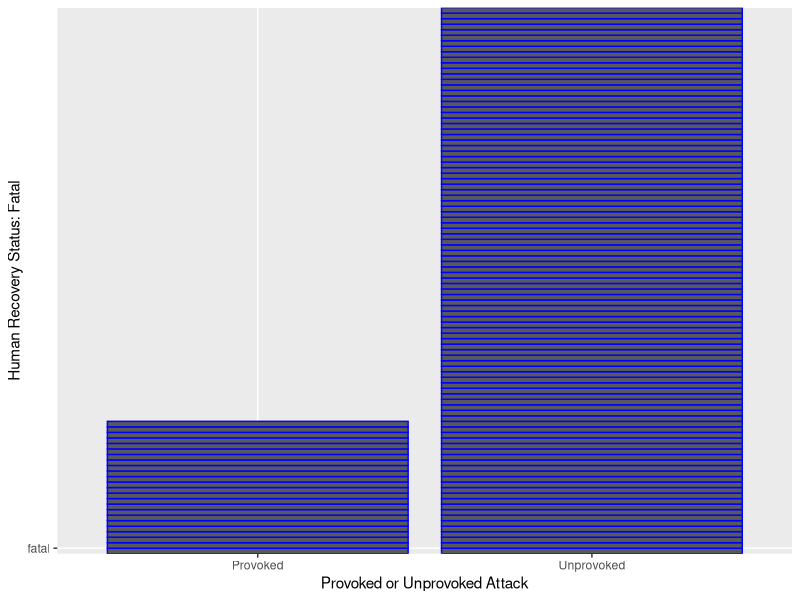
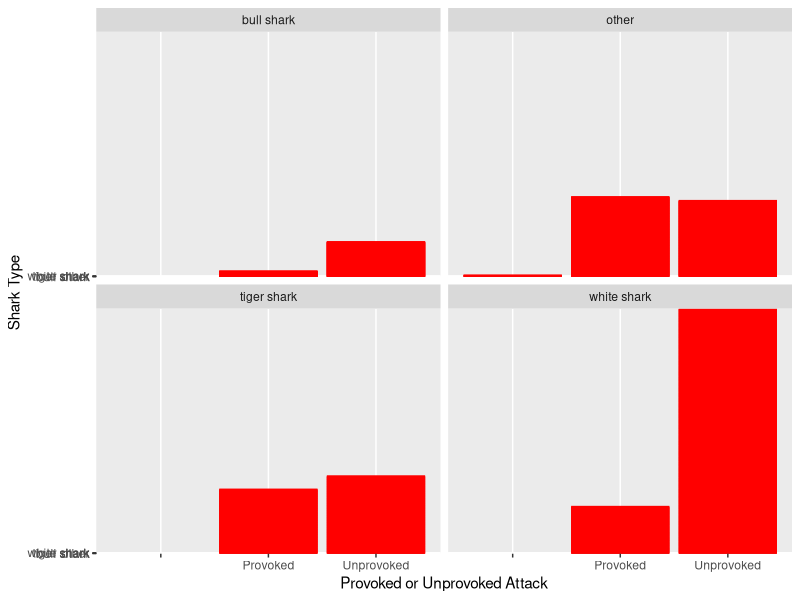

Here is the R script that generated these plots, in order:
# CODE FOR CECE-SHARKS PROJECT
# BASED ON DATA FROM AUSTRALIAN SHARK INCIDENT DATABASE

# R-packages required (copied from original database README file)
  # *** Uncomment following install.packages lines if you need to install ***
# install.packages("ggplot2")
# install.packages("dplyr")
# install.packages("forcats")
# install.packages("leaflet")
# install.packages("viridis")
# install.packages("scales")
# install.packages("ggmap")
# install.packages("gridExtra")
# install.packages("rgdal")
# install.packages("magrittr")
# install.packages("tibble")
# install.packages("ozmaps")
# install.packages("ggpubr")
#install.packages("rmarkdown")

library(ggplot2)
library(dplyr)
# library(forcats)
# library(leaflet)
# library(viridis)
# library(scales)
# library(ggmap)
# library(gridExtra)
# library(rgdal)
# library(magrittr)
# library(tibble)
# library(ozmaps)
# library(ggpubr)
# library(rmarkdown)

# Adding in data
top_sharks <- read.csv("AustralianSharkIncidentDatabase-main/data/top.sharks.csv")

# Answering the questions 
  # 1. Is there a correlation between if an attack is provoked and if the person was killed?

filtered_data_recovery <- select(top_sharks, Recovery.status, Provoked.unprovoked)
fatality_data <- filter(filtered_data_recovery, Recovery.status == "fatal", Provoked.unprovoked == c("Provoked", "Unprovoked"))

ggplot(data = fatality_data, mapping = aes(x = Provoked.unprovoked, y = Recovery.status)) +
  geom_bar(stat="identity", color="blue") +
  labs(x= "Provoked or Unprovoked Attack", y= "Human Recovery Status: Fatal")

  # 2. What kind of shark is most likely to participate in a provoked vs an unprovoked attack?

filtered_data_sharks <- select(top_sharks, Shark.common.name, Provoked.unprovoked)

ggplot(data=filtered_data_sharks, mapping = aes(x = Provoked.unprovoked, y = Shark.common.name)) +
  geom_bar(stat="identity", color="red", na.omit=TRUE) +
  labs(x="Provoked or Unprovoked Attack", y = "Shark Type") +
  facet_wrap(~Shark.common.name)




